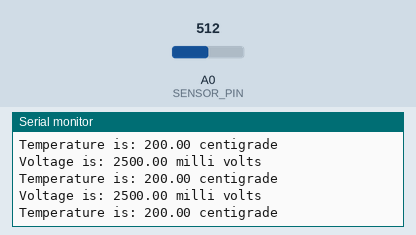
Recording of a sketch running on a simulated Arduino Uno, built with avr-gcc and run on an emulated ATmega328P. On the bench: the last lines printed to the serial monitor. Inputs (shaded band) come from the test bench; at power-on: A0 (SENSOR_PIN) = 512.

Above: at 1.3 s.
1.4 s: A0 (SENSOR_PIN) set to 716
At 1.83 s:
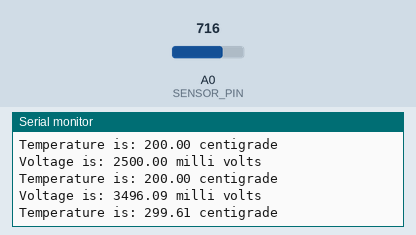
2.9 s: A0 (SENSOR_PIN) set to 900
At 3.34 s:
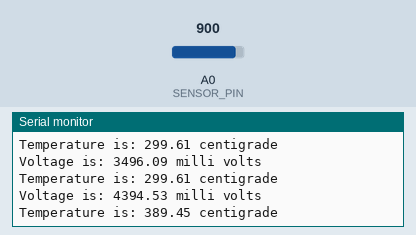
Timing chart, 0 to 5.9 s (numbered marks = the images above; inputs shaded):
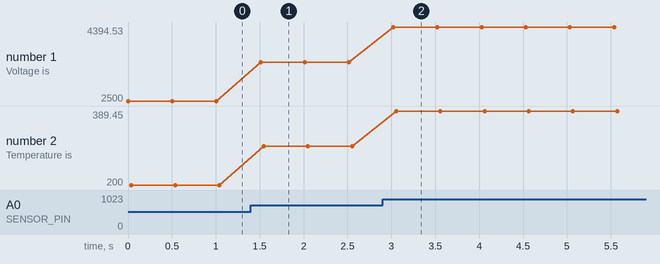

The sketch:

exerc_3_3.ino
```cpp
// (C) Maryam Esmaeili Darestani, Lucas Nordgren, Hannah Shiels: Group 6 2022
// Work package 3
// Exercise 3
// Submission code: 736984

/**
 * In this exercise you should add the display of the temperature to your temperature meter and use analog conversion
 * of the temperature meter.
 **/


// C++ code
// ------ Defines   ----------

#define SENSOR_PIN 0   //The pin that is connected to the temperature sensor
#define MAX_VOLT 5.0   //The maximum voltage for the sensor
#define BIT_RESOLUTION 10   //The bit resolution for the voltage

// ------ Variables etc   ----------

float tmpSensor = 0.0;   //The value received from the temperature sensor will be saved here
float voltage = 0.0;   //The value of voltage will be stored here
float temperature = 0.0;   //The temperature value will be stored in this variable

// ------Main   ----------

//start the execution
void setup()
{
    Serial.begin(9600);
}

//This happens over and over while the cod eis executing
void loop()
{
    //calculate the voltage
    voltageHandler();

    //Calculate the temperature based on the calculated voltage
    tempConverter();

    //print out the calculated data above in the serial console
    serialPrinter();

    // Delay to improve simulation performance
    delay(500);
}

void voltageHandler()
{
    //read the value from the sensor
    tmpSensor = analogRead(SENSOR_PIN);

    //convert the reading from the sensor into volts
    voltage  = tmpSensor * MAX_VOLT;

    //10 bit resolution
    voltage /= (pow (2, BIT_RESOLUTION));

    //Convert volt into milli volt
    voltage *= 1000;
}

void tempConverter()
{
    //Convert the voltage into celsius degree temperature
    temperature = (voltage - 500.0) / 10.0;
}

void serialPrinter()
{
    //print the voltage to ease the comparison
    Serial.print("Voltage is: "); Serial.print(voltage); Serial.println(" milli volts");

    //print out the temperature
    Serial.print("Temperature is: ");Serial.print(temperature);Serial.println(" centigrade");
}
```

Measured:
- after the input at 1.4 s, the serial monitor: prints a new line after 0.11 s (image 1)
- after the input at 2.9 s, the serial monitor: prints a new line after 0.12 s (image 2)
- plotted number 1: 2500 → 3496.09 after the input at 1.4 s, 3496.09 → 4394.53 after the input at 2.9 s
- plotted number 2: 200 → 299.61 after the input at 1.4 s, 299.61 → 389.45 after the input at 2.9 s
